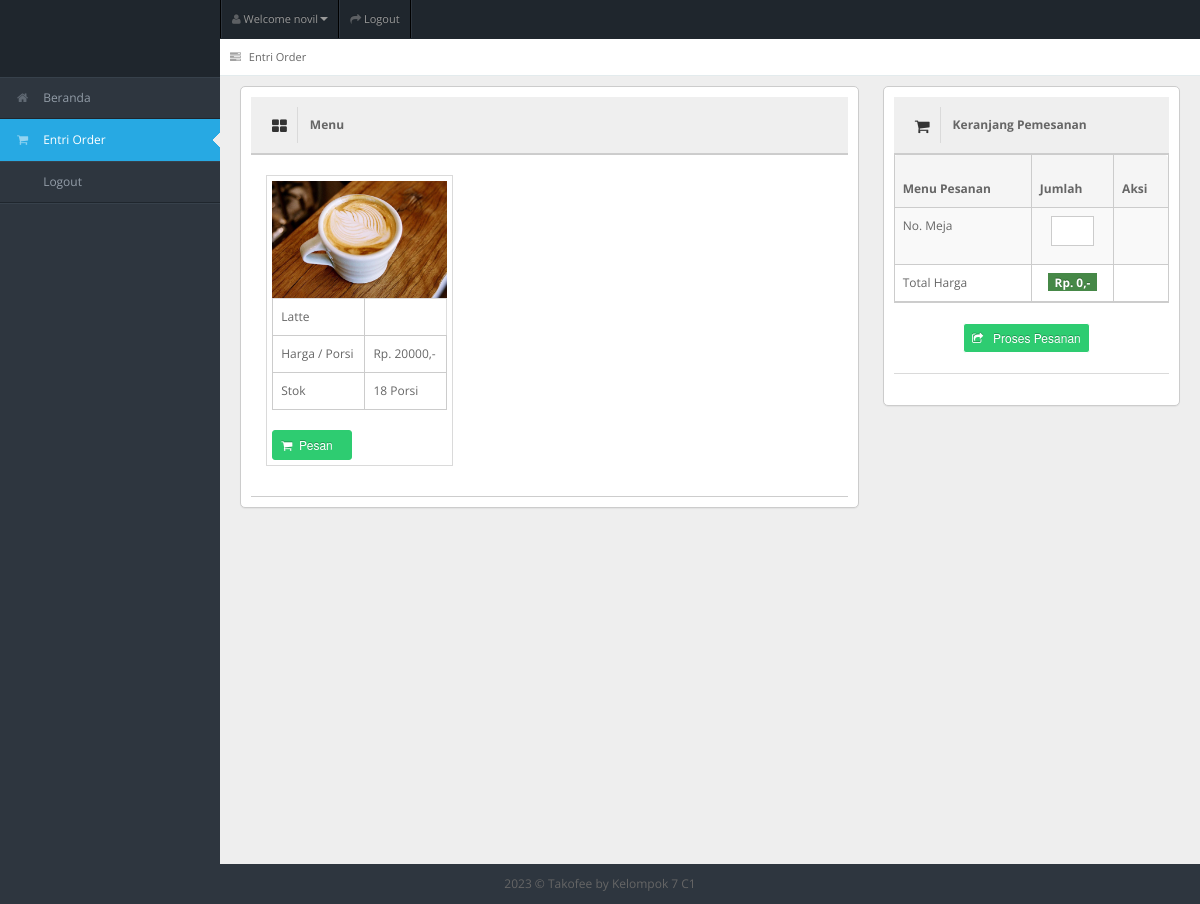
Page /entri_order.php (signed in) on the committed database.
### tables this page shows
CREATE TABLE `tb_user` (
  `id_user` int(11) NOT NULL,
  `username` varchar(150) NOT NULL,
  `password` varchar(150) NOT NULL,
  `nama_user` varchar(150) NOT NULL,
  `id_level` int(11) NOT NULL,
  `status` varchar(150) NOT NULL
);

CREATE TABLE `tb_masakan` (
  `id_masakan` int(11) NOT NULL,
  `nama_masakan` varchar(150) NOT NULL,
  `harga` varchar(150) NOT NULL,
  `stok` int(11) NOT NULL,
  `status_masakan` varchar(150) NOT NULL,
  `gambar_masakan` varchar(150) NOT NULL
);

### entri_order.php (the view, shortened to what this page needs)
<!DOCTYPE html>
<?php
include "connection/koneksi.php";
$id = $_SESSION['id_user'];
if (isset($_SESSION['username'])) {
  $query = "select * from tb_user natural join tb_level where id_user = $id";
  mysqli_query($conn, $query);
  $sql = mysqli_query($conn, $query);
  while ($r = mysqli_fetch_array($sql)) {
?>
    <html lang="en">
    <head>
      <link rel="stylesheet" href="template/dashboard/css/bootstrap.min.css" />
      <link rel="stylesheet" href="template/dashboard/css/bootstrap-responsive.min.css" />
      <link rel="stylesheet" href="template/dashboard/css/fullcalendar.css" />
      <link rel="stylesheet" href="template/dashboard/css/matrix-style.css" />
      <link rel="stylesheet" href="template/dashboard/css/matrix-media.css" />
      <link href="template/dashboard/font-awesome/css/font-awesome.css" rel="stylesheet" />
      <link rel="stylesheet" href="template/dashboard/css/jquery.gritter.css" />
    </head>
    <body>
      <div id="header">
        <h1><a href="entri_order.php">Entri Order</a></h1>
      </div>
      <div id="user-nav" class="navbar navbar-inverse">
        <ul class="nav">
          <li class="dropdown" id="profile-messages"><a title="" href="#" data-toggle="dropdown" data-target="#profile-messages" class="dropdown-toggle"><i class="icon icon-user"></i> <span class="text">Welcome <?php echo $r['nama_user']; ?></span><b class="caret"></b></a>
          </li>
          <li class=""><a title="" href="logout.php"><i class="icon icon-share-alt"></i> <span class="text">Logout</span></a></li>
        </ul>
      </div>
      <div id="sidebar"><a href="entri_order.php" class="visible-phone"><i class="icon shopping-cart"></i> <span>Entri Order</span></a>
        <ul>
          <?php
          if ($r['id_level'] == 1) {
          ?>
            <li> <a href="beranda.php"><i class="icon icon-home"></i> <span>Beranda</span></a> </li>
            <li> <a href="entri_referensi.php"><i class="icon icon-tasks"></i> <span>Entri Referensi</span></a> </li>
            <li> <a href="generate_laporan.php"><i class="icon icon-print"></i> <span>Generate Laporan</span></a> </li>
            <li> <a href="logout.php"><i class="icon icon-sign-out"></i> <span>Logout</span></a> </li>
          <?php
          } else if ($r['id_level'] == 4) {
          ?>
            <li><a href="beranda.php"><i class="icon icon-home"></i> <span>Beranda</span></a> </li>
            <li> <a href="generate_laporan.php"><i class="icon icon-print"></i> <span>Generate Laporan</span></a> </li>
            <li> <a href="logout.php"><i class="icon icon-sign-out"></i> <span>Logout</span></a> </li>
          <?php
          } else if ($r['id_level'] == 5) {
          ?>
            <li><a href="beranda.php"><i class="icon icon-home"></i> <span>Beranda</span></a> </li>
            <li class="active"> <a href="entri_order.php"><i class="icon icon-shopping-cart"></i> <span>Entri Order</span></a> </li>
            <li> <a href="logout.php"><i class="icon icon-sign-out"></i> <span>Logout</span></a> </li>
          <?php
          }
          ?>
        </ul>
      </div>
      <div id="content">
        <div id="content-header">
          <div id="breadcrumb"> <a href="entri_order.php" title="Go to here" class="tip-bottom"><i class="icon icon-tasks"></i> Entri Order</a></div>
        </div>
        <div class="container-fluid">
          <?php
          if ($r['id_level'] == 5) {
          ?>
            <?php
            $order = array();
            if (in_array($id, $order)) {
            ?>
              <div class="row-fluid">
                <div class="span6">
                  <div class="widget-box span12">
                    <div class="widget-title"> <span class="icon"> <i class="icon-hand-right"></i> </span>
                      <h5>Notifications</h5>
                    </div>
                    <div class="widget-content">
                      <div class="alert alert-info alert-block">
                        <h4 class="alert-heading">Informasi !</h4>
                        Terimakasih, Anda telah melakukan pemesanan.<br>
                        Silahkan tunggu pesanan tiba di meja saudara. Apabila selesai menyantap hidangan, silahkan lakukan proses pembayaran di kasir !
                      </div>
                    </div>
                  </div>
                </div>
                <div class="span6">
                  <div class="widget-box span12">
                    <div class="widget-title"> <span class="icon"> <i class="icon-shopping-cart"></i> </span>
                      <h5>Menu yang dipesan</h5>
                    </div>
                    <div class="widget-content nopadding">
                      <table class="table table-bordered table-invoice-full">
                        <thead>
                          <tr>
                            <th class="head0">No.</th>
                            <th class="head1">Menu</th>
                            <th class="head0 right">Jumlah</th>
                            <th class="head1 right">Harga</th>
                            <th class="head0 right">Total</th>
                          </tr>
                        </thead>
                        <tbody>
                          <?php
                          $no_order_fiks = 1;
                          $query_order_fiks = "select * from tb_pesan natural join tb_masakan where id_user = $id and status_pesan != 'sudah'";
                          $sql_order_fiks = mysqli_query($conn, $query_order_fiks);
                          while ($r_order_fiks = mysqli_fetch_array($sql_order_fiks)) {
                          ?>
                            <tr>
                              <td>
                                <center><?php echo $no_order_fiks++; ?>. </center>
                              </td>
                              <td><?php echo $r_order_fiks['nama_masakan']; ?></td>
                              <td class="right">
                                <center><?php echo isset($r_order_fiks['jumlah']) ? $r_order_fiks['jumlah'] : ''; ?></center>
                              </td>
                              <td class="right">Rp. <?php echo $r_order_fiks['harga']; ?>,-</td>
                              <td class="right">
                                <strong>
                                  Rp.
                                  <?php
                                  $hasil = abs($r_order_fiks['harga'] * $r_order_fiks['jumlah']);
                                  echo $hasil;
                                  ?>,-
                                </strong>
                              </td>
                            </tr>
                          <?php
                          }
                          $query_harga = "select * from tb_order where id_pengunjung = $id and status_order = 'belum bayar'";
                          $sql_harga = mysqli_query($conn, $query_harga);
                          $result_harga = mysqli_fetch_array($sql_harga);
                          ?>
                          <tr>
                            <td></td>
                            <td><strong>
                                <center>Total</center>
                              </strong></td>
                            <td class="right"></td>
                            <td class="right"></td>
                            <td class="right"><strong>Rp. <?php echo $result_harga['total_harga']; ?>,-</strong></td>
                          </tr>
                          <tr>
                            <td></td>
                            <td><strong>
                                <center>No. Meja</center>
                              </strong></td>
                            <td class="right"></td>
                            <td class="right"></td>
                            <td class="right">
                              <center><strong><?php echo $result_harga['no_meja']; ?></strong></center>
                            </td>
                          </tr>
                        </tbody>
                      </table>
                    </div>
                  </div>
                </div>
              </div>
            <?php
            } else {
            ?>
              <div class="row-fluid">
                <div class="span8">
                  <div class="widget-box span12">
                    <div class="widget-title bg_lg"><span class="icon"><i class="icon-th-large"></i></span>
                      <h5>Menu</h5>
                    </div>
                    <div class="widget-content">
                      <ul class="thumbnails">
                        <div class="btn-icon-pg">
                          <ul>
                            <?php
                            $pesan = array();
                            $query_data_makanan = "select * from tb_masakan where stok > 0 order by id_masakan desc";
                            $sql_data_makanan = mysqli_query($conn, $query_data_makanan);
                            while ($r_dt_makanan = mysqli_fetch_array($sql_data_makanan)) {
                            ?>
                              <li class="span2">
                                <a> <img src="gambar/<?php echo $r_dt_makanan['gambar_masakan'] ?>" alt=""> </a>
                                <table class="table table-bordered">
                                  <tbody>
                                    <tr>
                                      <td><?php echo $r_dt_makanan['nama_masakan']; ?></td>
                                    </tr>
                                    <tr>
                                      <td>Harga / Porsi</td>
                                      <td>Rp. <?php echo $r_dt_makanan['harga']; ?>,-</td>
                                    </tr>
                                    <tr>
                                      <td>Stok</td>
                                      <td><?php echo $r_dt_makanan['stok']; ?> Porsi</td>
                                    </tr>
                                  </tbody>
                                </table>
                                <form action="" method="post">
                                  <?php
                                  if (in_array($r_dt_makanan['id_masakan'], $pesan)) {
                                  ?>
                                    <button type="submit" value="<?php echo $r_dt_makanan['id_masakan']; ?>" name="tambah_pesan" class="btn btn-danger btn-mini" disabled>
                                      <i class='icon-shopping-cart'></i>&nbsp;&nbsp;Telah dipesan &nbsp;&nbsp;
                                    </button>
                                  <?php
                                  } else {
                                  ?>
                                    <button type="submit" value="<?php echo $r_dt_makanan['id_masakan']; ?>" name="tambah_pesan" class="btn btn-success btn-mini">
                                      <i class='icon-shopping-cart'></i>&nbsp;&nbsp;Pesan &nbsp;&nbsp;
                                    </button>
                                  <?php
                                  }
                                  ?>
                                </form>
                              </li>
                            <?php
                            }
                            ?>
                          </ul>
                        </div>
                      </ul>
                    </div>
                  </div>
                </div>
                <div class="span4">
                  <form action="" method="post">
                    <div class="widget-box">
                      <div class="widget-title"> <span class="icon"> <i class="icon-shopping-cart"></i> </span>
                        <h5>Keranjang Pemesanan</h5>
                      </div>
                      <div class="widget-content nopadding">
                        <table class="table table-bordered table-striped">
                          <thead>
                            <tr>
                              <th style="width: 50%">Menu Pesanan</th>
                              <th style="width: 30%">Jumlah</th>
                              <th style="width: 20%">Aksi</th>
                            </tr>
                          </thead>
                          <tbody>
                            <tr class="odd gradeX">
                              <td>No. Meja</td>
                              <td>
                                <center>
                                  <input class="span8" name="no_meja" type="number" value="" min="1" pattern="-" placeholder="" id="myNumberInput" required />
                                </center>
                              </td>
                              <td>
                              </td>
                            </tr>
                            <tr class="odd gradeX">
                              <td>Total Harga</td>
                              <td>
                                <center>
                                  <span class="label label-success">&nbsp;Rp. <span id="total_harga">0</span>,-&nbsp;</span>
                                </center>
                              </td>
                              <td>
                              </td>
                            </tr>
                          </tbody>
                        </table>
                      </div>
                      <br>
                      <center>
                        <button type="submit" value="" name="proses_pesan" class="btn btn-mini btn-info" onclick="return validatePesan()">
                          <i class='icon-share'></i> &nbsp;&nbsp;Proses Pesanan
                        </button>
                      </center>
                      <hr>
                    </div>
                  </form>
                </div>
              </div>
          <?php
            }
          }
          ?>
        </div>
      </div>
      <div class="row-fluid">
        <div id="footer" class="span12"> <?php echo date('Y'); ?> &copy; Takofee <a href="#">by Kelompok 7 C1</a> </div>
      </div>
    </body>
    </html>
<?php
  }
} else {
  header('location: logout.php');
}
?>

### template/dashboard/css/matrix-media.css (style rules this page uses)
body { background:#2E363F; }
#header { background-color: #1f262d; margin-top:10px; }
#sidebar > ul { border-bottom: 1px solid #37414b }
#sidebar > ul > li { border-top: 1px solid #37414b; border-bottom: 1px solid #1f262d; }
#sidebar > ul > li.active { background-color: #27a9e3; border-bottom: 1px solid #27a9e3; border-top: 1px solid #27a9e3; }
#sidebar > ul > li.active a { color:#fff; text-decoration:none; }

### rows in the picture
tb_user: nama_user "novil"
tb_masakan: gambar_masakan (picture), nama_masakan "Latte", harga "20000", stok "18", $r_dt_makanan['id_masakan'] 1 (drawn)
